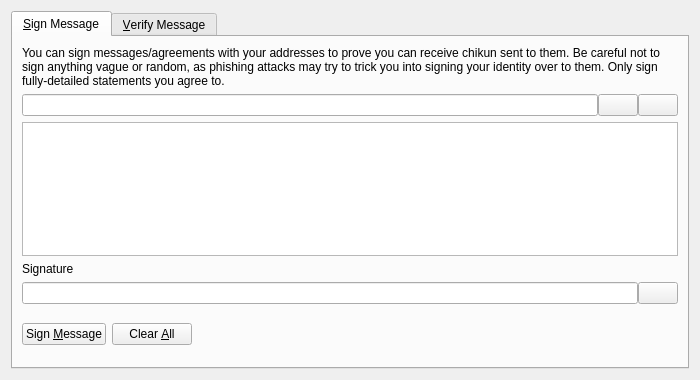
<?xml version="1.0" encoding="UTF-8"?>
<ui version="4.0">
 <class>SignVerifyMessageDialog</class>
 <widget class="QDialog" name="SignVerifyMessageDialog">
  <property name="geometry">
   <rect>
    <x>0</x>
    <y>0</y>
    <width>700</width>
    <height>380</height>
   </rect>
  </property>
  <property name="windowTitle">
   <string>Signatures - Sign / Verify a Message</string>
  </property>
  <property name="modal">
   <bool>true</bool>
  </property>
  <layout class="QVBoxLayout" name="verticalLayout">
   <item>
    <widget class="QTabWidget" name="tabWidget">
     <property name="currentIndex">
      <number>0</number>
     </property>
     <widget class="QWidget" name="tabSignMessage">
      <attribute name="title">
       <string>&amp;Sign Message</string>
      </attribute>
      <layout class="QVBoxLayout" name="verticalLayout_SM">
       <item>
        <widget class="QLabel" name="infoLabel_SM">
         <property name="text">
          <string>You can sign messages/agreements with your addresses to prove you can receive chikun sent to them. Be careful not to sign anything vague or random, as phishing attacks may try to trick you into signing your identity over to them. Only sign fully-detailed statements you agree to.</string>
         </property>
         <property name="textFormat">
          <enum>Qt::PlainText</enum>
         </property>
         <property name="wordWrap">
          <bool>true</bool>
         </property>
        </widget>
       </item>
       <item>
        <layout class="QHBoxLayout" name="horizontalLayout_1_SM">
         <property name="spacing">
          <number>0</number>
         </property>
         <item>
          <widget class="QValidatedLineEdit" name="addressIn_SM">
           <property name="toolTip">
            <string>The Chikun address to sign the message with</string>
           </property>
          </widget>
         </item>
         <item>
          <widget class="QPushButton" name="addressBookButton_SM">
           <property name="toolTip">
            <string>Choose previously used address</string>
           </property>
           <property name="text">
            <string/>
           </property>
           <property name="icon">
            <iconset resource="../bitcoin.qrc">
             <normaloff>:/icons/address-book</normaloff>:/icons/address-book</iconset>
           </property>
           <property name="shortcut">
            <string>Alt+A</string>
           </property>
           <property name="autoDefault">
            <bool>false</bool>
           </property>
          </widget>
         </item>
         <item>
          <widget class="QPushButton" name="pasteButton_SM">
           <property name="toolTip">
            <string>Paste address from clipboard</string>
           </property>
           <property name="text">
            <string/>
           </property>
           <property name="icon">
            <iconset resource="../bitcoin.qrc">
             <normaloff>:/icons/editpaste</normaloff>:/icons/editpaste</iconset>
           </property>
           <property name="shortcut">
            <string>Alt+P</string>
           </property>
           <property name="autoDefault">
            <bool>false</bool>
           </property>
          </widget>
         </item>
        </layout>
       </item>
       <item>
        <widget class="QPlainTextEdit" name="messageIn_SM">
         <property name="toolTip">
          <string>Enter the message you want to sign here</string>
         </property>
        </widget>
       </item>
       <item>
        <widget class="QLabel" name="signatureLabel_SM">
         <property name="text">
          <string>Signature</string>
         </property>
         <property name="textFormat">
          <enum>Qt::PlainText</enum>
         </property>
        </widget>
       </item>
       <item>
        <layout class="QHBoxLayout" name="horizontalLayout_2_SM">
         <property name="spacing">
          <number>0</number>
         </property>
         <item>
          <widget class="QLineEdit" name="signatureOut_SM">
           <property name="font">
            <font>
             <italic>true</italic>
            </font>
           </property>
           <property name="readOnly">
            <bool>true</bool>
           </property>
          </widget>
         </item>
         <item>
          <widget class="QPushButton" name="copySignatureButton_SM">
           <property name="toolTip">
            <string>Copy the current signature to the system clipboard</string>
           </property>
           <property name="text">
            <string/>
           </property>
           <property name="icon">
            <iconset resource="../bitcoin.qrc">
             <normaloff>:/icons/editcopy</normaloff>:/icons/editcopy</iconset>
           </property>
           <property name="autoDefault">
            <bool>false</bool>
           </property>
          </widget>
         </item>
        </layout>
       </item>
       <item>
        <layout class="QHBoxLayout" name="horizontalLayout_3_SM">
         <item>
          <widget class="QPushButton" name="signMessageButton_SM">
           <property name="toolTip">
            <string>Sign the message to prove you own this Chikun address</string>
           </property>
           <property name="text">
            <string>Sign &amp;Message</string>
           </property>
           <property name="icon">
            <iconset resource="../bitcoin.qrc">
             <normaloff>:/icons/edit</normaloff>:/icons/edit</iconset>
           </property>
           <property name="autoDefault">
            <bool>false</bool>
           </property>
          </widget>
         </item>
         <item>
          <widget class="QPushButton" name="clearButton_SM">
           <property name="toolTip">
            <string>Reset all sign message fields</string>
           </property>
           <property name="text">
            <string>Clear &amp;All</string>
           </property>
           <property name="icon">
            <iconset resource="../bitcoin.qrc">
             <normaloff>:/icons/remove</normaloff>:/icons/remove</iconset>
           </property>
           <property name="autoDefault">
            <bool>false</bool>
           </property>
          </widget>
         </item>
         <item>
          <spacer name="horizontalSpacer_1_SM">
           <property name="orientation">
            <enum>Qt::Horizontal</enum>
           </property>
           <property name="sizeHint" stdset="0">
            <size>
             <width>40</width>
             <height>48</height>
            </size>
           </property>
          </spacer>
         </item>
         <item>
          <widget class="QLabel" name="statusLabel_SM">
           <property name="font">
            <font>
             <weight>75</weight>
             <bold>true</bold>
            </font>
           </property>
           <property name="text">
            <string/>
           </property>
           <property name="wordWrap">
            <bool>true</bool>
           </property>
          </widget>
         </item>
         <item>
          <spacer name="horizontalSpacer_2_SM">
           <property name="orientation">
            <enum>Qt::Horizontal</enum>
           </property>
           <property name="sizeHint" stdset="0">
            <size>
             <width>40</width>
             <height>48</height>
            </size>
           </property>
          </spacer>
         </item>
        </layout>
       </item>
      </layout>
     </widget>
     <widget class="QWidget" name="tabVerifyMessage">
      <attribute name="title">
       <string>&amp;Verify Message</string>
      </attribute>
      <layout class="QVBoxLayout" name="verticalLayout_VM">
       <item>
        <widget class="QLabel" name="infoLabel_VM">
         <property name="text">
          <string>Enter the receiver's address, message (ensure you copy line breaks, spaces, tabs, etc. exactly) and signature below to verify the message. Be careful not to read more into the signature than what is in the signed message itself, to avoid being tricked by a man-in-the-middle attack. Note that this only proves the signing party receives with the address, it cannot prove sendership of any transaction!</string>
         </property>
         <property name="textFormat">
          <enum>Qt::PlainText</enum>
         </property>
         <property name="alignment">
          <set>Qt::AlignLeading|Qt::AlignLeft|Qt::AlignTop</set>
         </property>
         <property name="wordWrap">
          <bool>true</bool>
         </property>
        </widget>
       </item>
       <item>
        <layout class="QHBoxLayout" name="horizontalLayout_1_VM">
         <property name="spacing">
          <number>0</number>
         </property>
         <item>
          <widget class="QValidatedLineEdit" name="addressIn_VM">
           <property name="toolTip">
            <string>The Chikun address the message was signed with</string>
           </property>
          </widget>
         </item>
         <item>
          <widget class="QPushButton" name="addressBookButton_VM">
           <property name="toolTip">
            <string>Choose previously used address</string>
           </property>
           <property name="text">
            <string/>
           </property>
           <property name="icon">
            <iconset resource="../bitcoin.qrc">
             <normaloff>:/icons/address-book</normaloff>:/icons/address-book</iconset>
           </property>
           <property name="shortcut">
            <string>Alt+A</string>
           </property>
           <property name="autoDefault">
            <bool>false</bool>
           </property>
          </widget>
         </item>
        </layout>
       </item>
       <item>
        <widget class="QPlainTextEdit" name="messageIn_VM"/>
       </item>
       <item>
        <widget class="QValidatedLineEdit" name="signatureIn_VM"/>
       </item>
       <item>
        <layout class="QHBoxLayout" name="horizontalLayout_2_VM">
         <item>
          <widget class="QPushButton" name="verifyMessageButton_VM">
           <property name="toolTip">
            <string>Verify the message to ensure it was signed with the specified Chikun address</string>
           </property>
           <property name="text">
            <string>Verify &amp;Message</string>
           </property>
           <property name="icon">
            <iconset resource="../bitcoin.qrc">
             <normaloff>:/icons/transaction_0</normaloff>:/icons/transaction_0</iconset>
           </property>
           <property name="autoDefault">
            <bool>false</bool>
           </property>
          </widget>
         </item>
         <item>
          <widget class="QPushButton" name="clearButton_VM">
           <property name="toolTip">
            <string>Reset all verify message fields</string>
           </property>
           <property name="text">
            <string>Clear &amp;All</string>
           </property>
           <property name="icon">
            <iconset resource="../bitcoin.qrc">
             <normaloff>:/icons/remove</normaloff>:/icons/remove</iconset>
           </property>
           <property name="autoDefault">
            <bool>false</bool>
           </property>
          </widget>
         </item>
         <item>
          <spacer name="horizontalSpacer_1_VM">
           <property name="orientation">
            <enum>Qt::Horizontal</enum>
           </property>
           <property name="sizeHint" stdset="0">
            <size>
             <width>40</width>
             <height>48</height>
            </size>
           </property>
          </spacer>
         </item>
         <item>
          <widget class="QLabel" name="statusLabel_VM">
           <property name="font">
            <font>
             <weight>75</weight>
             <bold>true</bold>
            </font>
           </property>
           <property name="text">
            <string/>
           </property>
           <property name="wordWrap">
            <bool>true</bool>
           </property>
          </widget>
         </item>
         <item>
          <spacer name="horizontalSpacer_2_VM">
           <property name="orientation">
            <enum>Qt::Horizontal</enum>
           </property>
           <property name="sizeHint" stdset="0">
            <size>
             <width>40</width>
             <height>48</height>
            </size>
           </property>
          </spacer>
         </item>
        </layout>
       </item>
      </layout>
     </widget>
    </widget>
   </item>
  </layout>
 </widget>
 <customwidgets>
  <customwidget>
   <class>QValidatedLineEdit</class>
   <extends>QLineEdit</extends>
   <header>qvalidatedlineedit.h</header>
  </customwidget>
 </customwidgets>
 <resources>
  <include location="../bitcoin.qrc"/>
 </resources>
 <connections/>
</ui>
